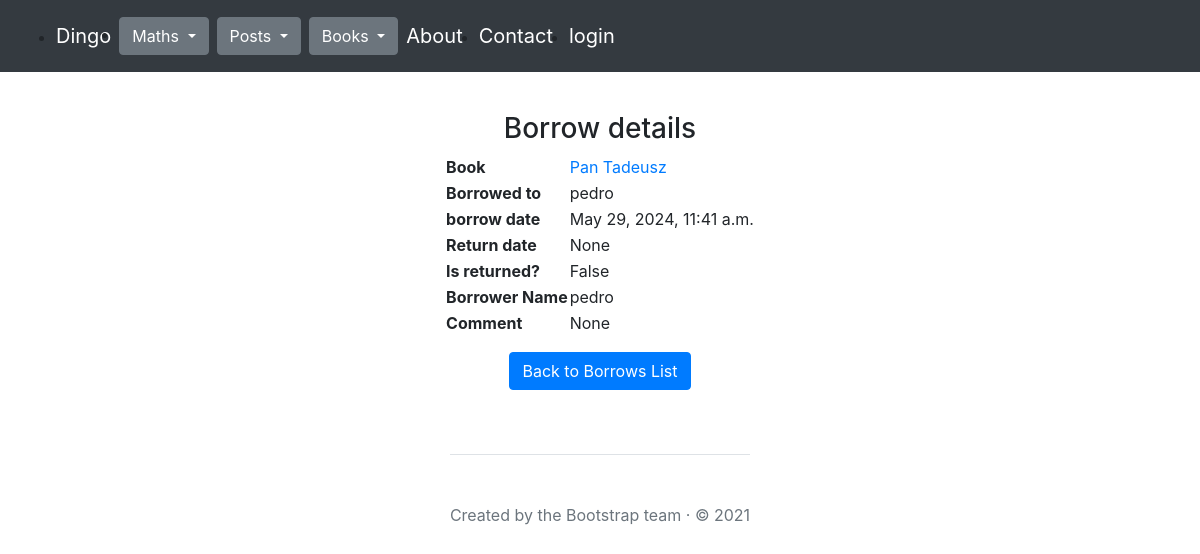
/books/borrow/13, run on an earlier commit of the app's database.
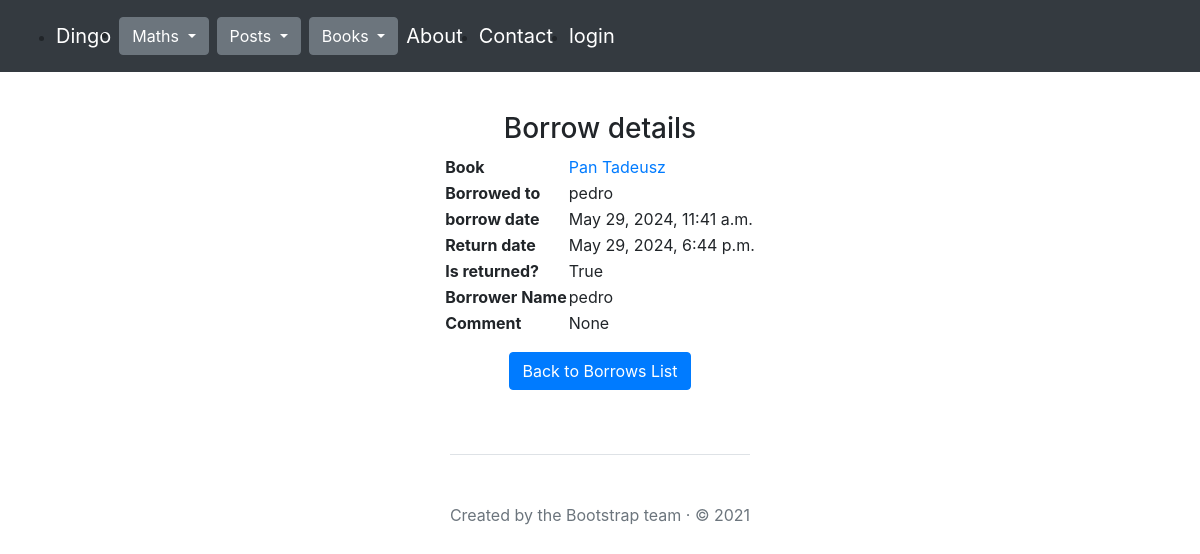
And on a later commit of the database.
### books/models.py (models this page shows, shortened)
class Borrow(models.Model):
    borrow_date = models.DateTimeField(auto_now_add=True)
    return_date = models.DateTimeField(null=True)
    is_returned = models.BooleanField(default=False)
    comment = models.TextField(null=True)
    book = models.ForeignKey(
        Book,
        on_delete=models.CASCADE,
        null=False,
        blank=False,
        related_name='borrows'
    )
    user = models.ForeignKey(
        User,
        on_delete=models.CASCADE,
        null=False,
        blank=False,
        related_name='borrows',
    )

class Book(models.Model):
    title = models.CharField(max_length=30, unique=True, null=False)
    comment = models.TextField(null=True)
    pages = models.IntegerField(null=True)
    image = models.ImageField(upload_to='photos/%Y/%m/%d', null=True, default='')
    tags = models.ManyToManyField("books.Tag", related_name="books")
    author = models.ForeignKey(
        'books.Author',
        on_delete=models.CASCADE,
        null=False,
        blank=False
    )

### books/views.py (the view)
# urls.py: path('borrow/<int:id>', borrow_details, name="borrow_details"),
def borrow_details(request, id):
    borrow = get_object_or_404(Borrow, id=id)
    if request.method == 'POST' and 'borrow_id' in request.POST:
        borrow = Borrow.objects.get(id=request.POST['borrow_id'])
        borrow.is_returned = True
        borrow.return_date = timezone.now()
        borrow.save()
        return redirect('books:borrow_details', id=id)
    return render(
        request=request,
        template_name="books/borrow_details.html",
        context={"borrow": borrow,
                 }
    )

### books/templates/books/borrow_details.html (shortened to what this page needs)
{% extends "main.html" %}
{% block content %}
<div class="mt-3 d-flex flex-column align-items-center justify-content-center">
    <h3>Borrow details</h3>
    <table>
        <tr>
            <th>Book</th>
            <td><a href="{% url 'books:book_details' borrow.book.id %}">{{ borrow.book.title }}</a></td>
        </tr>
        <tr>
            <th>Borrowed to</th>
            <td>{{ borrow.user }}</td>
        </tr>
        <tr>
            <th>borrow date</th>
            <td>{{ borrow.borrow_date }}</td>
        </tr>
        <tr>
            <th>Return date</th>
            <td>{{ borrow.return_date }}</td>
        </tr>
        <tr>
            <th>Is returned?</th>
            <td>{{ borrow.is_returned }}</td>
        </tr>
        <tr>
            <th>Borrower Name</th>
            <td>{{ borrow.user }}</td>
        </tr>
        <tr>
            <th>Comment</th>
            <td>{{ borrow.comment }}</td>
        </tr>
    </table>
    <a href="{% url 'books:borrows_list' user.username %}" class="btn btn-primary mt-3">Back to Borrows List</a>
</div>
{% endblock %}

What changed in the data, as far as the page shows it:
changed Borrow "None": return_date "None" → "May 29, 2024, 6:44 p.m."; is_returned "False" → "True"
